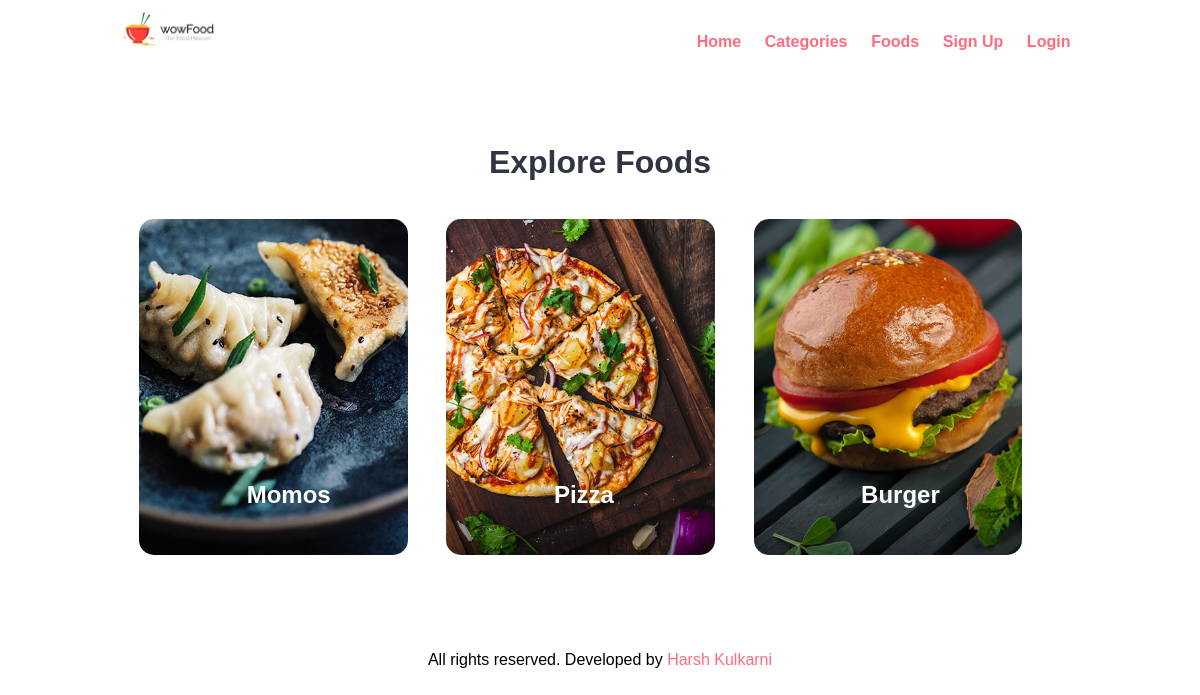
The page /categories on the database its author committed.
### food_order/__init__.py (models this page shows)
class Category(db.Model):
    id = db.Column(db.Integer, primary_key=True)
    title = db.Column(db.String(100), nullable=False)
    image_name = db.Column(db.String(255), nullable=True)
    featured = db.Column(db.String(10), nullable=False)
    active = db.Column(db.String(10), nullable=False)
    foods = db.relationship("Food", backref="food")

### food_order/views.py (the view)
@app.route("/categories")
def categories():
    with app.app_context():
        all_category = db.session.query(Category).all()
        return render_template("categories.html", categories=all_category)

### food_order/templates/categories.html (shortened to what this page needs)
{% include 'header.html' %}
<section class="categories">
    <div class="container">
        <h2 class="text-center">Explore Foods</h2>
        {% for category in categories %}
        {% if category.active == 'Yes' %}
        <a href="{{url_for('category_food', id=category.id)}}">
            <div class="box-3 float-container">
                <img src="static/images/{{category.image_name}}" alt="{{category.image_name}}" class="img-responsive img-curve">
                <h3 class="float-text text-white">{{category.title}}</h3>
            </div>
        </a>
        {% endif %}
        {% endfor %}
    </div>
</section>
{% include 'footer.html' %}

### food_order/static/css/style.css (style rules this page uses)
* { margin: 0 0; padding: 0 0; font-family: Arial, Helvetica, sans-serif; }
.container { width: 80%; margin: 0 auto; padding: 1%; }
.img-responsive { width: 100%; }
.img-curve { border-radius: 15px; }
.text-center { text-align: center; }
.text-white { color: white; }
a { color: #ff6b81; text-decoration: none; }
h2 { color: #2f3542; font-size: 2rem; margin-bottom: 2%; }
h3 { font-size: 1.5rem; }
.float-container { position: relative; }
.float-text { position: absolute; bottom: 50px; left: 40%; }
.categories { padding: 4% 0; }
.box-3 { width: 28%; float: left; margin: 2%; }

### rows shown on the page
Category: image_name (picture), title "Momos"
Category: image_name (picture), title "Pizza"
Category: image_name (picture), title "Burger"
